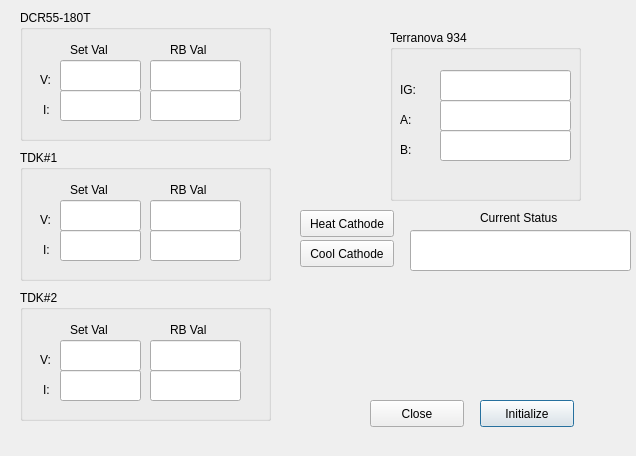
<?xml version="1.0" encoding="UTF-8"?>
<ui version="4.0">
 <class>PlasmaCtrlDlg</class>
 <widget class="QDialog" name="PlasmaCtrlDlg">
  <property name="windowModality">
   <enum>Qt::ApplicationModal</enum>
  </property>
  <property name="geometry">
   <rect>
    <x>0</x>
    <y>0</y>
    <width>636</width>
    <height>456</height>
   </rect>
  </property>
  <property name="windowTitle">
   <string>Plasma Ctrls</string>
  </property>
  <widget class="QPushButton" name="InitalizeButton">
   <property name="geometry">
    <rect>
     <x>480</x>
     <y>400</y>
     <width>94</width>
     <height>27</height>
    </rect>
   </property>
   <property name="text">
    <string>Initialize</string>
   </property>
  </widget>
  <widget class="QGroupBox" name="IonGaugeCtrl">
   <property name="geometry">
    <rect>
     <x>390</x>
     <y>30</y>
     <width>191</width>
     <height>171</height>
    </rect>
   </property>
   <property name="title">
    <string>Terranova 934</string>
   </property>
   <property name="flat">
    <bool>false</bool>
   </property>
   <widget class="QLabel" name="label">
    <property name="geometry">
     <rect>
      <x>10</x>
      <y>50</y>
      <width>31</width>
      <height>19</height>
     </rect>
    </property>
    <property name="text">
     <string>IG:</string>
    </property>
   </widget>
   <widget class="QLabel" name="label_2">
    <property name="geometry">
     <rect>
      <x>10</x>
      <y>80</y>
      <width>31</width>
      <height>20</height>
     </rect>
    </property>
    <property name="text">
     <string>A:</string>
    </property>
   </widget>
   <widget class="QLineEdit" name="IONGauge">
    <property name="geometry">
     <rect>
      <x>50</x>
      <y>40</y>
      <width>131</width>
      <height>31</height>
     </rect>
    </property>
   </widget>
   <widget class="QLineEdit" name="GaugeA">
    <property name="geometry">
     <rect>
      <x>50</x>
      <y>70</y>
      <width>131</width>
      <height>31</height>
     </rect>
    </property>
   </widget>
   <widget class="QLineEdit" name="GaugeB">
    <property name="geometry">
     <rect>
      <x>50</x>
      <y>100</y>
      <width>131</width>
      <height>31</height>
     </rect>
    </property>
   </widget>
   <widget class="QLabel" name="label_15">
    <property name="geometry">
     <rect>
      <x>10</x>
      <y>110</y>
      <width>31</width>
      <height>19</height>
     </rect>
    </property>
    <property name="text">
     <string>B:</string>
    </property>
   </widget>
  </widget>
  <widget class="QGroupBox" name="DCR55_180T">
   <property name="geometry">
    <rect>
     <x>20</x>
     <y>10</y>
     <width>251</width>
     <height>131</height>
    </rect>
   </property>
   <property name="title">
    <string>DCR55-180T</string>
   </property>
   <widget class="QLabel" name="label_3">
    <property name="geometry">
     <rect>
      <x>20</x>
      <y>60</y>
      <width>21</width>
      <height>19</height>
     </rect>
    </property>
    <property name="text">
     <string>V: </string>
    </property>
   </widget>
   <widget class="QLabel" name="label_4">
    <property name="geometry">
     <rect>
      <x>50</x>
      <y>30</y>
      <width>64</width>
      <height>19</height>
     </rect>
    </property>
    <property name="text">
     <string>Set Val</string>
    </property>
   </widget>
   <widget class="QLabel" name="label_5">
    <property name="geometry">
     <rect>
      <x>150</x>
      <y>30</y>
      <width>64</width>
      <height>19</height>
     </rect>
    </property>
    <property name="text">
     <string>RB Val</string>
    </property>
   </widget>
   <widget class="QLabel" name="label_6">
    <property name="geometry">
     <rect>
      <x>23</x>
      <y>90</y>
      <width>16</width>
      <height>20</height>
     </rect>
    </property>
    <property name="text">
     <string>I:</string>
    </property>
   </widget>
   <widget class="QLineEdit" name="DCR55VSet">
    <property name="geometry">
     <rect>
      <x>40</x>
      <y>50</y>
      <width>81</width>
      <height>31</height>
     </rect>
    </property>
   </widget>
   <widget class="QLineEdit" name="DCR55ISet">
    <property name="geometry">
     <rect>
      <x>40</x>
      <y>80</y>
      <width>81</width>
      <height>31</height>
     </rect>
    </property>
   </widget>
   <widget class="QLineEdit" name="DCR55VRead">
    <property name="geometry">
     <rect>
      <x>130</x>
      <y>50</y>
      <width>91</width>
      <height>31</height>
     </rect>
    </property>
   </widget>
   <widget class="QLineEdit" name="DCR55IRead">
    <property name="geometry">
     <rect>
      <x>130</x>
      <y>80</y>
      <width>91</width>
      <height>31</height>
     </rect>
    </property>
   </widget>
  </widget>
  <widget class="QGroupBox" name="DCR55_180T_2">
   <property name="geometry">
    <rect>
     <x>20</x>
     <y>150</y>
     <width>251</width>
     <height>131</height>
    </rect>
   </property>
   <property name="title">
    <string>TDK#1</string>
   </property>
   <widget class="QLabel" name="label_7">
    <property name="geometry">
     <rect>
      <x>20</x>
      <y>60</y>
      <width>21</width>
      <height>19</height>
     </rect>
    </property>
    <property name="text">
     <string>V: </string>
    </property>
   </widget>
   <widget class="QLabel" name="label_8">
    <property name="geometry">
     <rect>
      <x>50</x>
      <y>30</y>
      <width>64</width>
      <height>19</height>
     </rect>
    </property>
    <property name="text">
     <string>Set Val</string>
    </property>
   </widget>
   <widget class="QLabel" name="label_9">
    <property name="geometry">
     <rect>
      <x>150</x>
      <y>30</y>
      <width>64</width>
      <height>19</height>
     </rect>
    </property>
    <property name="text">
     <string>RB Val</string>
    </property>
   </widget>
   <widget class="QLabel" name="label_10">
    <property name="geometry">
     <rect>
      <x>23</x>
      <y>90</y>
      <width>16</width>
      <height>20</height>
     </rect>
    </property>
    <property name="text">
     <string>I:</string>
    </property>
   </widget>
   <widget class="QLineEdit" name="TDK1VSet">
    <property name="geometry">
     <rect>
      <x>40</x>
      <y>50</y>
      <width>81</width>
      <height>31</height>
     </rect>
    </property>
   </widget>
   <widget class="QLineEdit" name="TDK1ISet">
    <property name="geometry">
     <rect>
      <x>40</x>
      <y>80</y>
      <width>81</width>
      <height>31</height>
     </rect>
    </property>
   </widget>
   <widget class="QLineEdit" name="TDK1VRead">
    <property name="geometry">
     <rect>
      <x>130</x>
      <y>50</y>
      <width>91</width>
      <height>31</height>
     </rect>
    </property>
   </widget>
   <widget class="QLineEdit" name="TDK1IRead">
    <property name="geometry">
     <rect>
      <x>130</x>
      <y>80</y>
      <width>91</width>
      <height>31</height>
     </rect>
    </property>
   </widget>
  </widget>
  <widget class="QGroupBox" name="DCR55_180T_3">
   <property name="geometry">
    <rect>
     <x>20</x>
     <y>290</y>
     <width>251</width>
     <height>131</height>
    </rect>
   </property>
   <property name="title">
    <string>TDK#2</string>
   </property>
   <widget class="QLabel" name="label_11">
    <property name="geometry">
     <rect>
      <x>20</x>
      <y>60</y>
      <width>21</width>
      <height>19</height>
     </rect>
    </property>
    <property name="text">
     <string>V: </string>
    </property>
   </widget>
   <widget class="QLabel" name="label_12">
    <property name="geometry">
     <rect>
      <x>50</x>
      <y>30</y>
      <width>64</width>
      <height>19</height>
     </rect>
    </property>
    <property name="text">
     <string>Set Val</string>
    </property>
   </widget>
   <widget class="QLabel" name="label_13">
    <property name="geometry">
     <rect>
      <x>150</x>
      <y>30</y>
      <width>64</width>
      <height>19</height>
     </rect>
    </property>
    <property name="text">
     <string>RB Val</string>
    </property>
   </widget>
   <widget class="QLabel" name="label_14">
    <property name="geometry">
     <rect>
      <x>23</x>
      <y>90</y>
      <width>16</width>
      <height>20</height>
     </rect>
    </property>
    <property name="text">
     <string>I:</string>
    </property>
   </widget>
   <widget class="QLineEdit" name="TDK2VSet">
    <property name="geometry">
     <rect>
      <x>40</x>
      <y>50</y>
      <width>81</width>
      <height>31</height>
     </rect>
    </property>
   </widget>
   <widget class="QLineEdit" name="TDK2ISet">
    <property name="geometry">
     <rect>
      <x>40</x>
      <y>80</y>
      <width>81</width>
      <height>31</height>
     </rect>
    </property>
   </widget>
   <widget class="QLineEdit" name="TDK2VRead">
    <property name="geometry">
     <rect>
      <x>130</x>
      <y>50</y>
      <width>91</width>
      <height>31</height>
     </rect>
    </property>
   </widget>
   <widget class="QLineEdit" name="TDK2IRead">
    <property name="geometry">
     <rect>
      <x>130</x>
      <y>80</y>
      <width>91</width>
      <height>31</height>
     </rect>
    </property>
   </widget>
  </widget>
  <widget class="QPushButton" name="CloseButton">
   <property name="geometry">
    <rect>
     <x>370</x>
     <y>400</y>
     <width>94</width>
     <height>27</height>
    </rect>
   </property>
   <property name="text">
    <string>Close</string>
   </property>
  </widget>
  <widget class="QPushButton" name="HeatCathodeButton">
   <property name="geometry">
    <rect>
     <x>300</x>
     <y>210</y>
     <width>94</width>
     <height>27</height>
    </rect>
   </property>
   <property name="text">
    <string>Heat Cathode</string>
   </property>
  </widget>
  <widget class="QPushButton" name="CoolCathodeButton">
   <property name="geometry">
    <rect>
     <x>300</x>
     <y>240</y>
     <width>94</width>
     <height>27</height>
    </rect>
   </property>
   <property name="text">
    <string>Cool Cathode</string>
   </property>
  </widget>
  <widget class="QLabel" name="label_16">
   <property name="geometry">
    <rect>
     <x>480</x>
     <y>210</y>
     <width>81</width>
     <height>16</height>
    </rect>
   </property>
   <property name="text">
    <string>Current Status</string>
   </property>
  </widget>
  <widget class="QLineEdit" name="lineEdit">
   <property name="geometry">
    <rect>
     <x>410</x>
     <y>230</y>
     <width>221</width>
     <height>41</height>
    </rect>
   </property>
  </widget>
 </widget>
 <resources/>
 <connections>
  <connection>
   <sender>InitalizeButton</sender>
   <signal>clicked()</signal>
   <receiver>PlasmaCtrlDlg</receiver>
   <slot>OnInitializeClicked()</slot>
   <hints>
    <hint type="sourcelabel">
     <x>526</x>
     <y>413</y>
    </hint>
    <hint type="destinationlabel">
     <x>565</x>
     <y>455</y>
    </hint>
   </hints>
  </connection>
  <connection>
   <sender>DCR55VSet</sender>
   <signal>returnPressed()</signal>
   <receiver>PlasmaCtrlDlg</receiver>
   <slot>OnDCR55VSetChanged()</slot>
   <hints>
    <hint type="sourcelabel">
     <x>100</x>
     <y>75</y>
    </hint>
    <hint type="destinationlabel">
     <x>201</x>
     <y>281</y>
    </hint>
   </hints>
  </connection>
  <connection>
   <sender>DCR55ISet</sender>
   <signal>returnPressed()</signal>
   <receiver>PlasmaCtrlDlg</receiver>
   <slot>OnDCR55ISetChanged()</slot>
   <hints>
    <hint type="sourcelabel">
     <x>100</x>
     <y>105</y>
    </hint>
    <hint type="destinationlabel">
     <x>304</x>
     <y>150</y>
    </hint>
   </hints>
  </connection>
  <connection>
   <sender>TDK1ISet</sender>
   <signal>returnPressed()</signal>
   <receiver>PlasmaCtrlDlg</receiver>
   <slot>OnTDK1ISetChanged()</slot>
   <hints>
    <hint type="sourcelabel">
     <x>100</x>
     <y>245</y>
    </hint>
    <hint type="destinationlabel">
     <x>12</x>
     <y>247</y>
    </hint>
   </hints>
  </connection>
  <connection>
   <sender>TDK1VSet</sender>
   <signal>returnPressed()</signal>
   <receiver>PlasmaCtrlDlg</receiver>
   <slot>OnTDK1VSetChanged()</slot>
   <hints>
    <hint type="sourcelabel">
     <x>100</x>
     <y>215</y>
    </hint>
    <hint type="destinationlabel">
     <x>319</x>
     <y>180</y>
    </hint>
   </hints>
  </connection>
  <connection>
   <sender>TDK2ISet</sender>
   <signal>returnPressed()</signal>
   <receiver>PlasmaCtrlDlg</receiver>
   <slot>OnTDK2ISetChanged()</slot>
   <hints>
    <hint type="sourcelabel">
     <x>100</x>
     <y>385</y>
    </hint>
    <hint type="destinationlabel">
     <x>188</x>
     <y>436</y>
    </hint>
   </hints>
  </connection>
  <connection>
   <sender>TDK2VSet</sender>
   <signal>returnPressed()</signal>
   <receiver>PlasmaCtrlDlg</receiver>
   <slot>OnTDK2VSetChanged()</slot>
   <hints>
    <hint type="sourcelabel">
     <x>100</x>
     <y>355</y>
    </hint>
    <hint type="destinationlabel">
     <x>277</x>
     <y>353</y>
    </hint>
   </hints>
  </connection>
  <connection>
   <sender>CloseButton</sender>
   <signal>clicked()</signal>
   <receiver>PlasmaCtrlDlg</receiver>
   <slot>OnCloseButtonClicked()</slot>
   <hints>
    <hint type="sourcelabel">
     <x>416</x>
     <y>413</y>
    </hint>
    <hint type="destinationlabel">
     <x>429</x>
     <y>455</y>
    </hint>
   </hints>
  </connection>
  <connection>
   <sender>CoolCathodeButton</sender>
   <signal>clicked()</signal>
   <receiver>PlasmaCtrlDlg</receiver>
   <slot>OnCoolCathodeButtonClicked()</slot>
   <hints>
    <hint type="sourcelabel">
     <x>354</x>
     <y>266</y>
    </hint>
    <hint type="destinationlabel">
     <x>354</x>
     <y>368</y>
    </hint>
   </hints>
  </connection>
  <connection>
   <sender>HeatCathodeButton</sender>
   <signal>clicked()</signal>
   <receiver>PlasmaCtrlDlg</receiver>
   <slot>OnHeatCathodeButtonClicked()</slot>
   <hints>
    <hint type="sourcelabel">
     <x>373</x>
     <y>218</y>
    </hint>
    <hint type="destinationlabel">
     <x>465</x>
     <y>221</y>
    </hint>
   </hints>
  </connection>
 </connections>
 <slots>
  <slot>OnInitializeClicked()</slot>
  <slot>OnDCR55VSetChanged()</slot>
  <slot>OnDCR55ISetChanged()</slot>
  <slot>OnTDK1VSetChanged()</slot>
  <slot>OnTDK1ISetChanged()</slot>
  <slot>OnTDK2VSetChanged()</slot>
  <slot>OnTDK2ISetChanged()</slot>
  <slot>OnTimer()</slot>
  <slot>OnCloseButtonClicked()</slot>
  <slot>OnCoolCathodeButtonClicked()</slot>
  <slot>OnHeatCathodeButtonClicked()</slot>
 </slots>
</ui>
